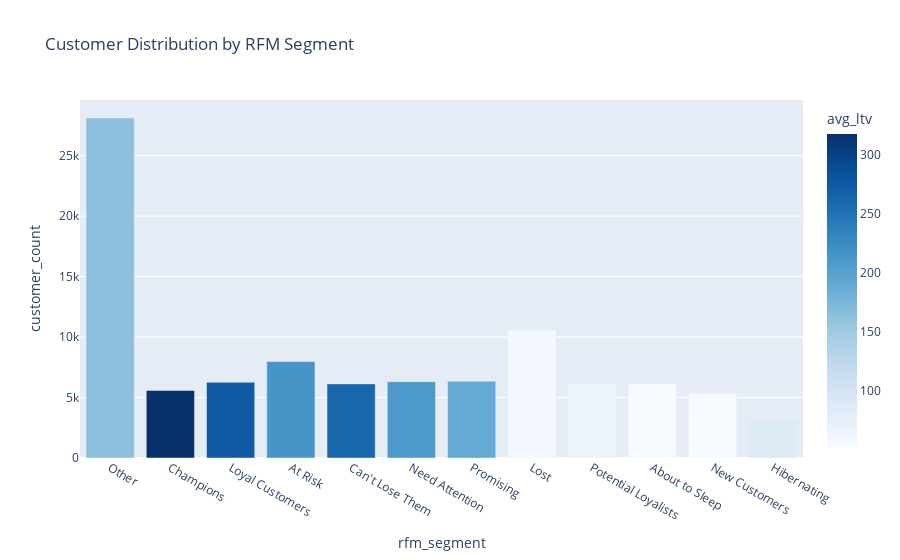

Source (notebook cell):
### Markdown cell above
### 7.2 - Test mart_customer_rfm

### Code cell
import plotly.express as px  
import pandas as pd
from google.cloud import bigquery

def test_customer_rfm():
    query = f"""
    SELECT 
        rfm_segment,
        COUNT(*) as customer_count,
        ROUND(SUM(monetary), 2) as total_revenue,
        ROUND(AVG(monetary), 2) as avg_ltv
    FROM `{PROJECT_ID}.{DATASET_MARTS}.mart_customer_rfm`
    GROUP BY rfm_segment
    ORDER BY total_revenue DESC
    """
    
    try:
        df = client.query(query).to_dataframe()
        print("=" * 60)
        print("MART_CUSTOMER_RFM - SEGMENT DISTRIBUTION")
        print("=" * 60)
        print(df)
        print("=" * 60)
        
        fig = px.bar(
            df, 
            x='rfm_segment', 
            y='customer_count',
            title='Customer Distribution by RFM Segment',
            color='avg_ltv',
            color_continuous_scale='Blues'
        )
        fig.show()
        return df
    except Exception as e:
        print(f"Error: {e}")
        return pd.DataFrame()

df_rfm = test_customer_rfm()

### Figure 1 — Plotly figure (JSON) as saved in the notebook; plotly's stock layout.template omitted (floating-point values rounded to 4 significant figures)
{"data": [{"hovertemplate": "rfm_segment=%{x}<br>customer_count=%{y}<br>avg_ltv=%{marker.color}<extra></extra>", "legendgroup": "", "marker": {"color": [163.0, 317.3, 274.9, 213.7, 262.3, 208.4, 189.6, 58.17, 67.26, 51.67, 51.68, 87.67], "coloraxis": "coloraxis", "pattern": {"shape": ""}}, "name": "", "orientation": "v", "showlegend": false, "textposition": "auto", "type": "bar", "x": ["Other", "Champions", "Loyal Customers", "At Risk", "Can't Lose Them", "Need Attention", "Promising", "Lost", "Potential Loyalists", "About to Sleep", "New Customers", "Hibernating"], "xaxis": "x", "y": [28117, 5587, 6258, 7975, 6126, 6307, 6335, 10574, 6202, 6121, 5357, 3100], "yaxis": "y"}], "layout": {"barmode": "relative", "coloraxis": {"colorbar": {"title": {"text": "avg_ltv"}}, "colorscale": [[0, "rgb(247,251,255)"], [0.125, "rgb(222,235,247)"], [0.25, "rgb(198,219,239)"], [0.375, "rgb(158,202,225)"], [0.5, "rgb(107,174,214)"], [0.625, "rgb(66,146,198)"], [0.75, "rgb(33,113,181)"], [0.875, "rgb(8,81,156)"], [1, "rgb(8,48,107)"]]}, "legend": {"tracegroupgap": 0}, "title": {"text": "Customer Distribution by RFM Segment"}, "xaxis": {"anchor": "y", "domain": [0, 1], "title": {"text": "rfm_segment"}}, "yaxis": {"anchor": "x", "domain": [0, 1], "title": {"text": "customer_count"}}}}
